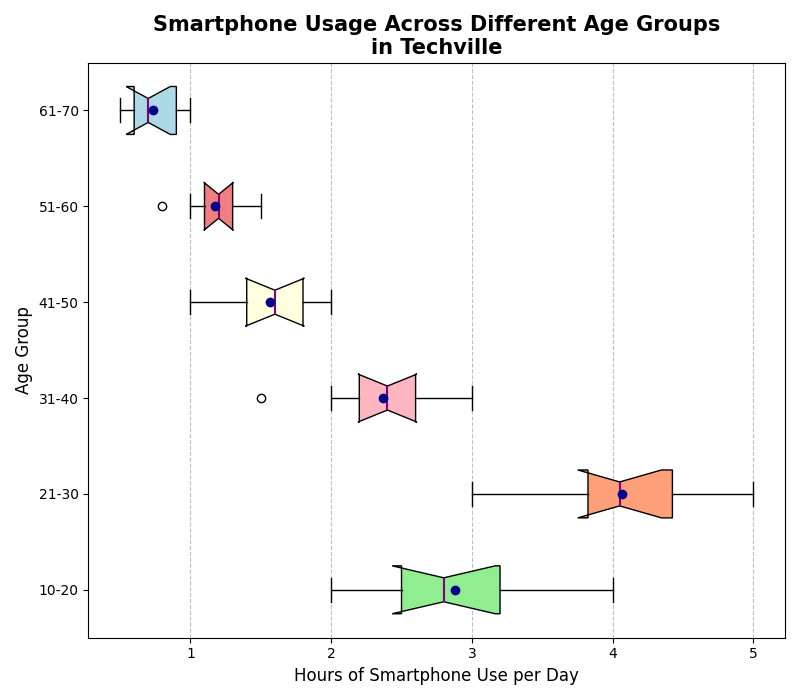

Reproduce this figure in Python.
import matplotlib.pyplot as plt
import numpy as np

age_groups = ['10-20', '21-30', '31-40', '41-50', '51-60', '61-70']
smartphone_usage = [
    [2.8, 2, 3, 2.7, 2.5, 3.2, 4, 2.2, 3.5],  # Manually shuffled values
    [3.5, 4, 3, 4.5, 3.9, 4.7, 4.2, 5, 4.1, 3.8],  # Manually shuffled values
    [2.5, 2.2, 1.5, 2.4, 2, 2.6, 2.3, 3, 2.8],  # Manually shuffled values
    [1.8, 1.5, 1, 1.6, 1.9, 1.4, 2, 1.7, 1.2],  # Manually shuffled values
    [1.2, 1, 0.8, 1.3, 1.4, 1.5, 1.2, 1.1, 1.1],  # Manually shuffled values
    [0.7, 0.5, 0.5, 1, 0.6, 1, 0.9, 0.8, 0.6]  # Manually shuffled values
]

fig, ax = plt.subplots(figsize=(8, 7))
boxplot = ax.boxplot(smartphone_usage, patch_artist=True, notch=True, vert=False, showmeans=True)

colors = ['lightgreen', 'lightsalmon', 'lightpink', 'lightyellow', 'lightcoral', 'lightblue']
for patch, color in zip(boxplot['boxes'], colors):
    patch.set_facecolor(color)
for median in boxplot['medians']:
    median.set(color='purple', linewidth=1.5)
for mean in boxplot['means']:
    mean.set(marker='o', markerfacecolor='darkblue', markeredgecolor='darkblue')

ax.set_title("Smartphone Usage Across Different Age Groups\nin Techville", fontsize=15, fontweight='bold')
ax.set_ylabel("Age Group", fontsize=12)
ax.set_xlabel("Hours of Smartphone Use per Day", fontsize=12)
ax.set_yticklabels(age_groups)
ax.xaxis.grid(True, linestyle='--', which='major', color='grey', alpha=0.5)

plt.tight_layout()
plt.show()
